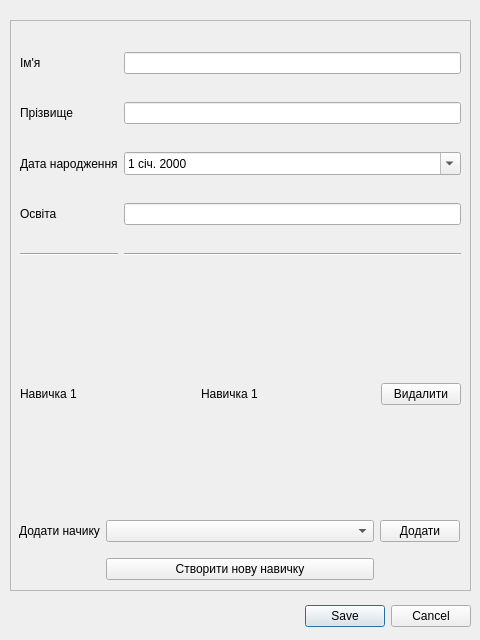
<?xml version="1.0" encoding="UTF-8"?>
<ui version="4.0">
 <class>DialogUi_editPersInfo</class>
 <widget class="QDialog" name="DialogUi_editPersInfo">
  <property name="windowModality">
   <enum>Qt::WindowModal</enum>
  </property>
  <property name="geometry">
   <rect>
    <x>0</x>
    <y>0</y>
    <width>480</width>
    <height>640</height>
   </rect>
  </property>
  <property name="sizePolicy">
   <sizepolicy hsizetype="Fixed" vsizetype="Fixed">
    <horstretch>0</horstretch>
    <verstretch>0</verstretch>
   </sizepolicy>
  </property>
  <property name="acceptDrops">
   <bool>true</bool>
  </property>
  <property name="windowTitle">
   <string>Особисті данні робітника</string>
  </property>
  <property name="locale">
   <locale language="Ukrainian" country="Ukraine"/>
  </property>
  <property name="sizeGripEnabled">
   <bool>false</bool>
  </property>
  <property name="modal">
   <bool>true</bool>
  </property>
  <widget class="QDialogButtonBox" name="buttonBox">
   <property name="geometry">
    <rect>
     <x>10</x>
     <y>600</y>
     <width>461</width>
     <height>32</height>
    </rect>
   </property>
   <property name="cursor">
    <cursorShape>ArrowCursor</cursorShape>
   </property>
   <property name="acceptDrops">
    <bool>true</bool>
   </property>
   <property name="orientation">
    <enum>Qt::Horizontal</enum>
   </property>
   <property name="standardButtons">
    <set>QDialogButtonBox::Cancel|QDialogButtonBox::Save</set>
   </property>
   <property name="centerButtons">
    <bool>false</bool>
   </property>
  </widget>
  <widget class="QFrame" name="frame_editFrame">
   <property name="geometry">
    <rect>
     <x>10</x>
     <y>20</y>
     <width>461</width>
     <height>571</height>
    </rect>
   </property>
   <property name="frameShape">
    <enum>QFrame::StyledPanel</enum>
   </property>
   <property name="frameShadow">
    <enum>QFrame::Raised</enum>
   </property>
   <widget class="QWidget" name="gridLayoutWidget">
    <property name="geometry">
     <rect>
      <x>10</x>
      <y>10</y>
      <width>441</width>
      <height>251</height>
     </rect>
    </property>
    <layout class="QGridLayout" name="gridLayout">
     <item row="3" column="0">
      <widget class="QLabel" name="label_4">
       <property name="text">
        <string>Освіта</string>
       </property>
      </widget>
     </item>
     <item row="1" column="0">
      <widget class="QLabel" name="label_2">
       <property name="text">
        <string>Прізвище</string>
       </property>
      </widget>
     </item>
     <item row="0" column="1">
      <widget class="QLineEdit" name="persName"/>
     </item>
     <item row="3" column="1">
      <widget class="QLineEdit" name="persEdu"/>
     </item>
     <item row="0" column="0">
      <widget class="QLabel" name="label">
       <property name="text">
        <string>Ім'я</string>
       </property>
      </widget>
     </item>
     <item row="1" column="1">
      <widget class="QLineEdit" name="persSurname"/>
     </item>
     <item row="2" column="1">
      <widget class="QDateEdit" name="persBirthDate">
       <property name="cursor">
        <cursorShape>PointingHandCursor</cursorShape>
       </property>
       <property name="alignment">
        <set>Qt::AlignLeading|Qt::AlignLeft|Qt::AlignVCenter</set>
       </property>
       <property name="calendarPopup">
        <bool>true</bool>
       </property>
      </widget>
     </item>
     <item row="2" column="0">
      <widget class="QLabel" name="label_3">
       <property name="text">
        <string>Дата народження</string>
       </property>
      </widget>
     </item>
     <item row="4" column="0">
      <widget class="Line" name="line">
       <property name="orientation">
        <enum>Qt::Horizontal</enum>
       </property>
      </widget>
     </item>
     <item row="4" column="1">
      <widget class="Line" name="line_2">
       <property name="orientation">
        <enum>Qt::Horizontal</enum>
       </property>
      </widget>
     </item>
    </layout>
   </widget>
   <widget class="QWidget" name="gridLayoutWidget_2">
    <property name="geometry">
     <rect>
      <x>10</x>
      <y>259</y>
      <width>441</width>
      <height>231</height>
     </rect>
    </property>
    <layout class="QGridLayout" name="layout_persSkills">
     <property name="sizeConstraint">
      <enum>QLayout::SetMinimumSize</enum>
     </property>
     <item row="0" column="0">
      <widget class="QLabel" name="label_5">
       <property name="text">
        <string>Навичка 1               </string>
       </property>
      </widget>
     </item>
     <item row="0" column="1">
      <widget class="QLabel" name="label_skill1">
       <property name="text">
        <string>Навичка 1</string>
       </property>
      </widget>
     </item>
     <item row="0" column="2">
      <widget class="QPushButton" name="pushButton">
       <property name="sizePolicy">
        <sizepolicy hsizetype="Maximum" vsizetype="Fixed">
         <horstretch>0</horstretch>
         <verstretch>0</verstretch>
        </sizepolicy>
       </property>
       <property name="cursor">
        <cursorShape>PointingHandCursor</cursorShape>
       </property>
       <property name="text">
        <string>Видалити</string>
       </property>
      </widget>
     </item>
    </layout>
   </widget>
   <widget class="QWidget" name="gridLayoutWidget_3">
    <property name="geometry">
     <rect>
      <x>9</x>
      <y>490</y>
      <width>441</width>
      <height>81</height>
     </rect>
    </property>
    <layout class="QGridLayout" name="gridLayout_2">
     <item row="0" column="1">
      <widget class="QComboBox" name="comboBox_selectSkill">
       <property name="cursor">
        <cursorShape>PointingHandCursor</cursorShape>
       </property>
       <property name="editable">
        <bool>false</bool>
       </property>
       <property name="currentText">
        <string/>
       </property>
      </widget>
     </item>
     <item row="0" column="0">
      <widget class="QLabel" name="label_6">
       <property name="sizePolicy">
        <sizepolicy hsizetype="Maximum" vsizetype="Preferred">
         <horstretch>0</horstretch>
         <verstretch>0</verstretch>
        </sizepolicy>
       </property>
       <property name="text">
        <string>Додати начику</string>
       </property>
      </widget>
     </item>
     <item row="0" column="2">
      <widget class="QPushButton" name="button_addSkill">
       <property name="sizePolicy">
        <sizepolicy hsizetype="Maximum" vsizetype="Fixed">
         <horstretch>0</horstretch>
         <verstretch>0</verstretch>
        </sizepolicy>
       </property>
       <property name="cursor">
        <cursorShape>PointingHandCursor</cursorShape>
       </property>
       <property name="text">
        <string>Додати</string>
       </property>
      </widget>
     </item>
     <item row="1" column="1">
      <widget class="QPushButton" name="button_createSkill">
       <property name="cursor">
        <cursorShape>PointingHandCursor</cursorShape>
       </property>
       <property name="text">
        <string>Створити нову навичку</string>
       </property>
      </widget>
     </item>
    </layout>
   </widget>
  </widget>
 </widget>
 <resources/>
 <connections>
  <connection>
   <sender>buttonBox</sender>
   <signal>accepted()</signal>
   <receiver>DialogUi_editPersInfo</receiver>
   <slot>accept()</slot>
   <hints>
    <hint type="sourcelabel">
     <x>248</x>
     <y>254</y>
    </hint>
    <hint type="destinationlabel">
     <x>157</x>
     <y>274</y>
    </hint>
   </hints>
  </connection>
  <connection>
   <sender>buttonBox</sender>
   <signal>rejected()</signal>
   <receiver>DialogUi_editPersInfo</receiver>
   <slot>reject()</slot>
   <hints>
    <hint type="sourcelabel">
     <x>316</x>
     <y>260</y>
    </hint>
    <hint type="destinationlabel">
     <x>286</x>
     <y>274</y>
    </hint>
   </hints>
  </connection>
 </connections>
</ui>
